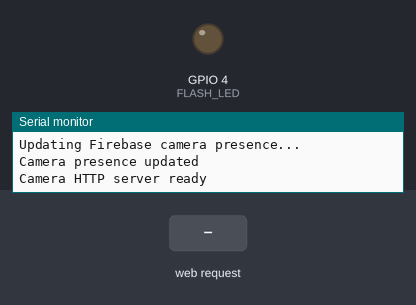
Bench run of a sketch on a simulated ESP32. Shown: output pins drawn as LEDs (lit = HIGH), the last lines printed to the serial monitor. Dashed ring = blinking. The inputs (shaded band) are chosen by the test bench. WiFi joins after 1.5 s; servers stay silent unless stated; uploads are accepted with an empty reply; storage starts empty; the camera gives no picture.

Above: at 3.4 s.
3.5 s: HTTP request GET /capture?alert_id=1 received
At 3.56 s:
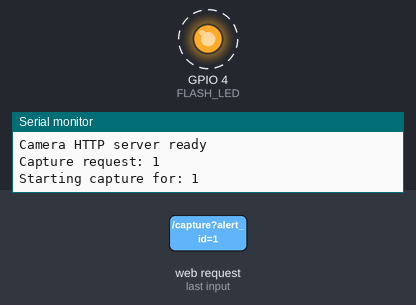
Timing chart, 0 to 9.5 s (numbered marks = the images above; inputs shaded):
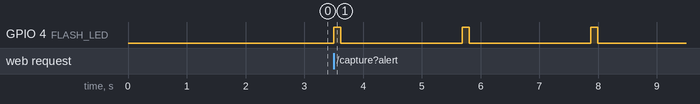

Measured:
- after the input at 3.5 s, GPIO 4 (FLASH_LED): alternates HIGH for 0.12 s and LOW for 2.1 s, 6 changes in all, then stays LOW, starting at once

The sketch:

cam_main.ino
```cpp
#include "esp_camera.h"
#include <WiFi.h>
#include <WiFiClientSecure.h>
#include <WebServer.h>
#include <ESPmDNS.h>
#include "FS.h"
#include "SD.h"
#include <SPI.h>
#include <time.h>

// ============================================================
// DEVICE CONFIG
// ============================================================
const char* DEVICE_ID = "ESP32_CAM_01";
const char* MDNS_NAME = "esp32cam01";

// ============================================================
// FIREBASE
// ============================================================
const char* FIREBASE_HOST   = "firebasestorage.googleapis.com";
const char* FIREBASE_BUCKET = "safecampus-4c8a2.firebasestorage.app";
const char* RTDB_HOST       = "safecampus-4c8a2-default-rtdb.europe-west1.firebasedatabase.app";

// ============================================================
// MULTI-WIFI LOCATION ARCHITECTURE
// Each known Wi-Fi network maps the camera to a zone.
// ============================================================
struct KnownWiFi {
  const char* ssid;
  const char* password;
  const char* zone_name;
};

const KnownWiFi knownNetworks[] = {
  { "DESKTOP-D3EN5B1 0958", "k29|59W3",           "Library" },
  { "Flybox_DA7E",              "w3xdi4yte6ea", "FET" },
  { "Hailey Lebopo's A32",         "htfa7479", "FOB" }
};

const int KNOWN_WIFI_COUNT = sizeof(knownNetworks) / sizeof(knownNetworks[0]);

int currentNetworkIndex = -1;
int candidateNetworkIndex = 0;

bool wifiConnectInProgress = false;
bool mdnsStarted = false;

String lastPublishedIP = "";
String lastPublishedSSID = "";

unsigned long wifiAttemptStart = 0;
unsigned long lastWifiRetry = 0;
unsigned long lastPresenceUpdate = 0;

#define WIFI_CONNECT_TIMEOUT_MS       12000
#define WIFI_RETRY_INTERVAL_MS        10000
#define CAMERA_PRESENCE_INTERVAL_MS   30000

// ============================================================
// SERVER / CAMERA
// ============================================================
WebServer server(80);

#define CAMERA_MODEL_AI_THINKER
#include "camera_pins.h"

#define SD_CS   13
#define SD_MOSI 15
#define SD_MISO 14
#define SD_SCK   2

#define FRAMES_PER_ALERT     3
#define CAPTURE_INTERVAL_MS  500
#define FLASH_LED            4

bool sdAvailable = false;
bool captureInProgress = false;

struct AlertStatus {
  String state;
  int captured;
  int uploaded;
};

AlertStatus currentAlert;
String currentAlertID = "";

// ============================================================
// FORWARD DECLARATIONS
// ============================================================
void updateFrameStatus(String alertID, int uploaded, int expected);
void updateCameraPresence();
void maintainWiFi();

// ============================================================
// WIFI HELPERS
// ============================================================
String getCurrentZoneName() {
  if (currentNetworkIndex >= 0 && currentNetworkIndex < KNOWN_WIFI_COUNT) {
    return String(knownNetworks[currentNetworkIndex].zone_name);
  }
  return "Unmapped";
}

int findConnectedNetworkIndex() {
  if (WiFi.status() != WL_CONNECTED) return -1;

  String connectedSSID = WiFi.SSID();

  for (int i = 0; i < KNOWN_WIFI_COUNT; i++) {
    if (connectedSSID == String(knownNetworks[i].ssid)) {
      return i;
    }
  }

  return -1;
}

void startWiFiAttempt(int index) {
  if (index < 0 || index >= KNOWN_WIFI_COUNT) return;

  Serial.printf("Trying network: %s\n", knownNetworks[index].ssid);

  WiFi.mode(WIFI_STA);
  WiFi.disconnect(false, true);
  delay(100);
  WiFi.begin(knownNetworks[index].ssid, knownNetworks[index].password);

  candidateNetworkIndex = index;
  wifiAttemptStart = millis();
  wifiConnectInProgress = true;
}

void startKnownWiFiConnectionCycle() {
  Serial.println("Attempting known Wi-Fi connections...");
  currentNetworkIndex = -1;
  candidateNetworkIndex = 0;
  startWiFiAttempt(candidateNetworkIndex);
}

void startMDNS() {
  if (WiFi.status() != WL_CONNECTED) return;

  if (mdnsStarted) {
    MDNS.end();
    mdnsStarted = false;
  }

  if (MDNS.begin(MDNS_NAME)) {
    MDNS.addService("http", "tcp", 80);
    mdnsStarted = true;
    Serial.println("mDNS started: http://" + String(MDNS_NAME) + ".local/capture");
  } else {
    Serial.println("mDNS start failed");
  }
}

void handleConnectedWiFi() {
  int mappedIndex = findConnectedNetworkIndex();
  currentNetworkIndex = mappedIndex;

  Serial.println("Connected to network: " + WiFi.SSID());
  Serial.println("Current IP: " + WiFi.localIP().toString());

  if (currentNetworkIndex >= 0) {
    Serial.printf("Mapped camera zone: %s\n", knownNetworks[currentNetworkIndex].zone_name);
  } else {
    Serial.println("Connected Wi-Fi is not mapped to a camera zone");
  }

  startMDNS();
  updateCameraPresence();

  lastPublishedIP = WiFi.localIP().toString();
  lastPublishedSSID = WiFi.SSID();
}

void maintainWiFi() {
  if (WiFi.status() == WL_CONNECTED) {
    int mappedIndex = findConnectedNetworkIndex();

    if (mappedIndex != currentNetworkIndex) {
      currentNetworkIndex = mappedIndex;
      Serial.println("Connected Wi-Fi mapping changed");
      updateCameraPresence();
    }

    String currentIP = WiFi.localIP().toString();
    String currentSSID = WiFi.SSID();

    if (currentIP != lastPublishedIP || currentSSID != lastPublishedSSID) {
      Serial.println("Wi-Fi IP or SSID changed — updating Firebase presence");
      updateCameraPresence();
      lastPublishedIP = currentIP;
      lastPublishedSSID = currentSSID;
    }

    if (millis() - lastPresenceUpdate > CAMERA_PRESENCE_INTERVAL_MS) {
      updateCameraPresence();
    }

    return;
  }

  if (!wifiConnectInProgress) {
    if (millis() - lastWifiRetry > WIFI_RETRY_INTERVAL_MS) {
      Serial.println("Wi-Fi disconnected — reconnecting...");
      lastWifiRetry = millis();
      startKnownWiFiConnectionCycle();
    }
    return;
  }

  if (WiFi.status() == WL_CONNECTED) {
    wifiConnectInProgress = false;
    handleConnectedWiFi();
    return;
  }

  if (millis() - wifiAttemptStart > WIFI_CONNECT_TIMEOUT_MS) {
    Serial.printf("Connection failed: %s\n", knownNetworks[candidateNetworkIndex].ssid);

    candidateNetworkIndex++;

    if (candidateNetworkIndex >= KNOWN_WIFI_COUNT) {
      Serial.println("No known Wi-Fi network available — continuing offline");
      wifiConnectInProgress = false;
      currentNetworkIndex = -1;
      return;
    }

    startWiFiAttempt(candidateNetworkIndex);
  }
}

// ============================================================
// FIREBASE CAMERA PRESENCE
// Publishes dynamic IP so the bracelet can trigger:
// http://<published_ip>/capture?alert_id=...
// ============================================================
void updateCameraPresence() {
  if (WiFi.status() != WL_CONNECTED) return;

  Serial.println("Updating Firebase camera presence...");

  WiFiClientSecure client;
  client.setInsecure();

  if (!client.connect(RTDB_HOST, 443)) {
    Serial.println("RTDB camera presence connect failed");
    return;
  }

  String ip = WiFi.localIP().toString();
  String ssid = WiFi.SSID();
  String zone = getCurrentZoneName();

  String url = "/camera_devices/" + String(DEVICE_ID) + ".json";

  String payload = "{";
  payload += "\"device_id\":\"" + String(DEVICE_ID) + "\",";
  payload += "\"ip\":\"" + ip + "\",";
  payload += "\"capture_url\":\"http://" + ip + "/capture\",";
  payload += "\"status_url\":\"http://" + ip + "/status\",";
  payload += "\"mdns\":\"http://" + String(MDNS_NAME) + ".local\",";
  payload += "\"ssid\":\"" + ssid + "\",";
  payload += "\"zone\":\"" + zone + "\",";
  payload += "\"online\":true,";
  payload += "\"last_seen_ms\":" + String(millis());
  payload += "}";

  String request =
    "PUT " + url + " HTTP/1.1\r\n"
    "Host: " + String(RTDB_HOST) + "\r\n"
    "Content-Type: application/json\r\n"
    "Content-Length: " + String(payload.length()) + "\r\n"
    "Connection: close\r\n\r\n" + payload;

  client.print(request);

  unsigned long timeout = millis() + 5000;
  while (client.connected() && millis() < timeout) {
    while (client.available()) client.read();
    delay(1);
  }

  lastPresenceUpdate = millis();
  Serial.println("Camera presence updated");
}

// ============================================================
// SD INIT
// ============================================================
void initSD() {
  SPI.begin(SD_SCK, SD_MISO, SD_MOSI, SD_CS);

  if (!SD.begin(SD_CS)) {
    Serial.println("SD card not found");
    sdAvailable = false;
  } else {
    Serial.println("SD ready");
    sdAvailable = true;
    if (!SD.exists("/frames")) SD.mkdir("/frames");
  }
}

// ============================================================
// CAMERA INIT
// ============================================================
void initCamera() {
  camera_config_t config;
  config.ledc_channel = LEDC_CHANNEL_0;
  config.ledc_timer   = LEDC_TIMER_0;
  config.pin_d0       = Y2_GPIO_NUM;
  config.pin_d1       = Y3_GPIO_NUM;
  config.pin_d2       = Y4_GPIO_NUM;
  config.pin_d3       = Y5_GPIO_NUM;
  config.pin_d4       = Y6_GPIO_NUM;
  config.pin_d5       = Y7_GPIO_NUM;
  config.pin_d6       = Y8_GPIO_NUM;
  config.pin_d7       = Y9_GPIO_NUM;
  config.pin_xclk     = XCLK_GPIO_NUM;
  config.pin_pclk     = PCLK_GPIO_NUM;
  config.pin_vsync    = VSYNC_GPIO_NUM;
  config.pin_href     = HREF_GPIO_NUM;
  config.pin_sscb_sda = SIOD_GPIO_NUM;
  config.pin_sscb_scl = SIOC_GPIO_NUM;
  config.pin_pwdn     = PWDN_GPIO_NUM;
  config.pin_reset    = RESET_GPIO_NUM;
  config.xclk_freq_hz = 20000000;
  config.pixel_format = PIXFORMAT_JPEG;
  config.frame_size   = FRAMESIZE_VGA;
  config.jpeg_quality = 12;
  config.fb_count     = 2;

  esp_err_t err = esp_camera_init(&config);
  if (err != ESP_OK) {
    Serial.println("Camera init failed");
    while (true) delay(1000);
  }

  Serial.println("Camera initialized");
}

// ============================================================
// FIREBASE STORAGE UPLOAD
// ============================================================
bool uploadToFirebase(camera_fb_t* fb, String filename, String alertID) {
  WiFiClientSecure client;
  client.setInsecure();

  String url =
    "/v0/b/" + String(FIREBASE_BUCKET) +
    "/o?name=frames%2F" + alertID + "%2F" + filename;

  if (!client.connect(FIREBASE_HOST, 443)) {
    Serial.println("Firebase Storage connect failed");
    return false;
  }

  String request =
    "POST " + url + " HTTP/1.1\r\n"
    "Host: " + String(FIREBASE_HOST) + "\r\n"
    "Content-Type: image/jpeg\r\n"
    "Content-Length: " + String(fb->len) + "\r\n"
    "Connection: close\r\n\r\n";

  client.print(request);
  client.write(fb->buf, fb->len);

  unsigned long timeout = millis() + 10000;
  while (!client.available() && millis() < timeout) delay(10);

  String response = "";
  while (client.available()) response += client.readString();

  bool ok = response.indexOf("\"name\"") >= 0 ||
            response.indexOf("200 OK") >= 0;

  Serial.println(ok ? ("Uploaded: " + filename) : "Upload failed");
  return ok;
}

// ============================================================
// SD SAVE FALLBACK
// ============================================================
void saveToSD(camera_fb_t* fb, String filename) {
  if (!sdAvailable) return;

  File f = SD.open("/frames/" + filename, FILE_WRITE);
  if (!f) {
    Serial.println("SD write failed");
    return;
  }

  f.write(fb->buf, fb->len);
  f.close();

  Serial.println("Saved to SD: " + filename);
}

// ============================================================
// CAPTURE + UPLOAD
// ============================================================
void captureAndUpload(String alertID) {
  Serial.println("Starting capture for: " + alertID);

  for (int i = 0; i < FRAMES_PER_ALERT; i++) {
    server.handleClient();
    maintainWiFi();

    digitalWrite(FLASH_LED, HIGH);
    delay(60);

    camera_fb_t* fb = esp_camera_fb_get();

    digitalWrite(FLASH_LED, LOW);

    if (!fb) {
      Serial.println("Capture failed for frame " + String(i));
      continue;
    }

    currentAlert.captured++;

    String filename = alertID + "_frame_" + String(i) + ".jpg";
    bool ok = false;

    if (WiFi.status() == WL_CONNECTED) {
      currentAlert.state = "UPLOADING";
      ok = uploadToFirebase(fb, filename, alertID);
    }

    if (ok) {
      currentAlert.uploaded++;
    } else {
      saveToSD(fb, filename);
    }

    esp_camera_fb_return(fb);

    updateFrameStatus(alertID, currentAlert.uploaded, FRAMES_PER_ALERT);
    delay(CAPTURE_INTERVAL_MS);
  }

  if (currentAlert.uploaded == FRAMES_PER_ALERT) {
    currentAlert.state = "DONE";
  } else if (currentAlert.uploaded > 0) {
    currentAlert.state = "PARTIAL";
  } else {
    currentAlert.state = "FAILED";
  }

  updateFrameStatus(alertID, currentAlert.uploaded, FRAMES_PER_ALERT);
}

// ============================================================
// HTTP: /capture
// ============================================================
void handleCapture() {
  if (!server.hasArg("alert_id")) {
    server.send(400, "application/json",
      "{\"ack\":\"ERROR\",\"reason\":\"missing alert_id\"}");
    return;
  }

  if (captureInProgress) {
    server.send(503, "application/json",
      "{\"ack\":\"BUSY\",\"reason\":\"capture already in progress\"}");
    return;
  }

  currentAlertID = server.arg("alert_id");
  currentAlert = { "STARTED", 0, 0 };

  Serial.println("Capture request: " + currentAlertID);

  String response = "{";
  response += "\"ack\":\"OK\",";
  response += "\"state\":\"STARTED\",";
  response += "\"device\":\"" + String(DEVICE_ID) + "\",";
  response += "\"ip\":\"" + WiFi.localIP().toString() + "\",";
  response += "\"ssid\":\"" + WiFi.SSID() + "\",";
  response += "\"zone\":\"" + getCurrentZoneName() + "\"";
  response += "}";

  server.send(200, "application/json", response);

  captureInProgress = true;
}

// ============================================================
// HTTP: /status
// ============================================================
void handleStatus() {
  String response = "{";
  response += "\"device_id\":\"" + String(DEVICE_ID) + "\",";
  response += "\"ip\":\"" + WiFi.localIP().toString() + "\",";
  response += "\"ssid\":\"" + WiFi.SSID() + "\",";
  response += "\"zone\":\"" + getCurrentZoneName() + "\",";
  response += "\"wifi_connected\":" + String(WiFi.status() == WL_CONNECTED ? "true" : "false") + ",";
  response += "\"capture_in_progress\":" + String(captureInProgress ? "true" : "false") + ",";
  response += "\"mdns\":\"http://" + String(MDNS_NAME) + ".local\",";
  response += "\"current_alert\":\"" + currentAlertID + "\",";
  response += "\"state\":\"" + currentAlert.state + "\",";
  response += "\"captured\":" + String(currentAlert.captured) + ",";
  response += "\"uploaded\":" + String(currentAlert.uploaded);
  response += "}";

  server.send(200, "application/json", response);
}

// ============================================================
// RTDB: UPDATE FRAME STATUS
// ============================================================
void updateFrameStatus(String alertID, int uploaded, int expected) {
  if (WiFi.status() != WL_CONNECTED) {
    Serial.println("Skipping frame status update — Wi-Fi offline");
    return;
  }

  WiFiClientSecure client;
  client.setInsecure();

  if (!client.connect(RTDB_HOST, 443)) {
    Serial.println("RTDB frame status connect failed");
    return;
  }

  String url = "/active_alerts/" + alertID + ".json";

  String payload = "{";
  payload += "\"frames_uploaded\":" + String(uploaded) + ",";
  payload += "\"frames_expected\":" + String(expected) + ",";
  payload += "\"camera_device\":\"" + String(DEVICE_ID) + "\",";
  payload += "\"camera_ip\":\"" + WiFi.localIP().toString() + "\",";
  payload += "\"camera_ssid\":\"" + WiFi.SSID() + "\",";
  payload += "\"camera_zone\":\"" + getCurrentZoneName() + "\"";
  payload += "}";

  String request =
    "PATCH " + url + " HTTP/1.1\r\n"
    "Host: " + String(RTDB_HOST) + "\r\n"
    "Content-Type: application/json\r\n"
    "Content-Length: " + String(payload.length()) + "\r\n"
    "Connection: close\r\n\r\n" + payload;

  client.print(request);

  unsigned long timeout = millis() + 5000;
  while (client.connected() && millis() < timeout) {
    while (client.available()) client.read();
    delay(1);
  }

  Serial.println("Frame status updated: " +
                 String(uploaded) + "/" + String(expected));
}

// ============================================================
// SETUP
// ============================================================
void setup() {
  Serial.begin(115200);
  Serial.println("ESP32-CAM SOS starting...");

  pinMode(FLASH_LED, OUTPUT);
  digitalWrite(FLASH_LED, LOW);

  initCamera();
  initSD();

  startKnownWiFiConnectionCycle();

  unsigned long bootConnectDeadline = millis() + 20000;
  while (WiFi.status() != WL_CONNECTED && millis() < bootConnectDeadline) {
    maintainWiFi();
    delay(20);
  }

  if (WiFi.status() == WL_CONNECTED) {
    handleConnectedWiFi();
  } else {
    Serial.println("Boot Wi-Fi timeout — HTTP server will start and reconnect in loop");
  }

  server.on("/capture", HTTP_GET, handleCapture);
  server.on("/status", HTTP_GET, handleStatus);
  server.begin();

  Serial.println("Camera HTTP server ready");
}

// ============================================================
// LOOP
// ============================================================
void loop() {
  server.handleClient();
  maintainWiFi();

  if (captureInProgress) {
    captureInProgress = false;
    captureAndUpload(currentAlertID);
  }
}
```

camera_pins.h
```cpp
#ifndef CAMERA_PINS_H_
#define CAMERA_PINS_H_

#if defined(CAMERA_MODEL_AI_THINKER)

#define PWDN_GPIO_NUM     32
#define RESET_GPIO_NUM    -1
#define XCLK_GPIO_NUM      0
#define SIOD_GPIO_NUM     26
#define SIOC_GPIO_NUM     27

#define Y9_GPIO_NUM       35
#define Y8_GPIO_NUM       34
#define Y7_GPIO_NUM       39
#define Y6_GPIO_NUM       36
#define Y5_GPIO_NUM       21
#define Y4_GPIO_NUM       19
#define Y3_GPIO_NUM       18
#define Y2_GPIO_NUM        5
#define VSYNC_GPIO_NUM    25
#define HREF_GPIO_NUM     23
#define PCLK_GPIO_NUM     22

#else
#error "Camera model not selected or not supported!"
#endif

#endif // CAMERA_PINS_H_
```
